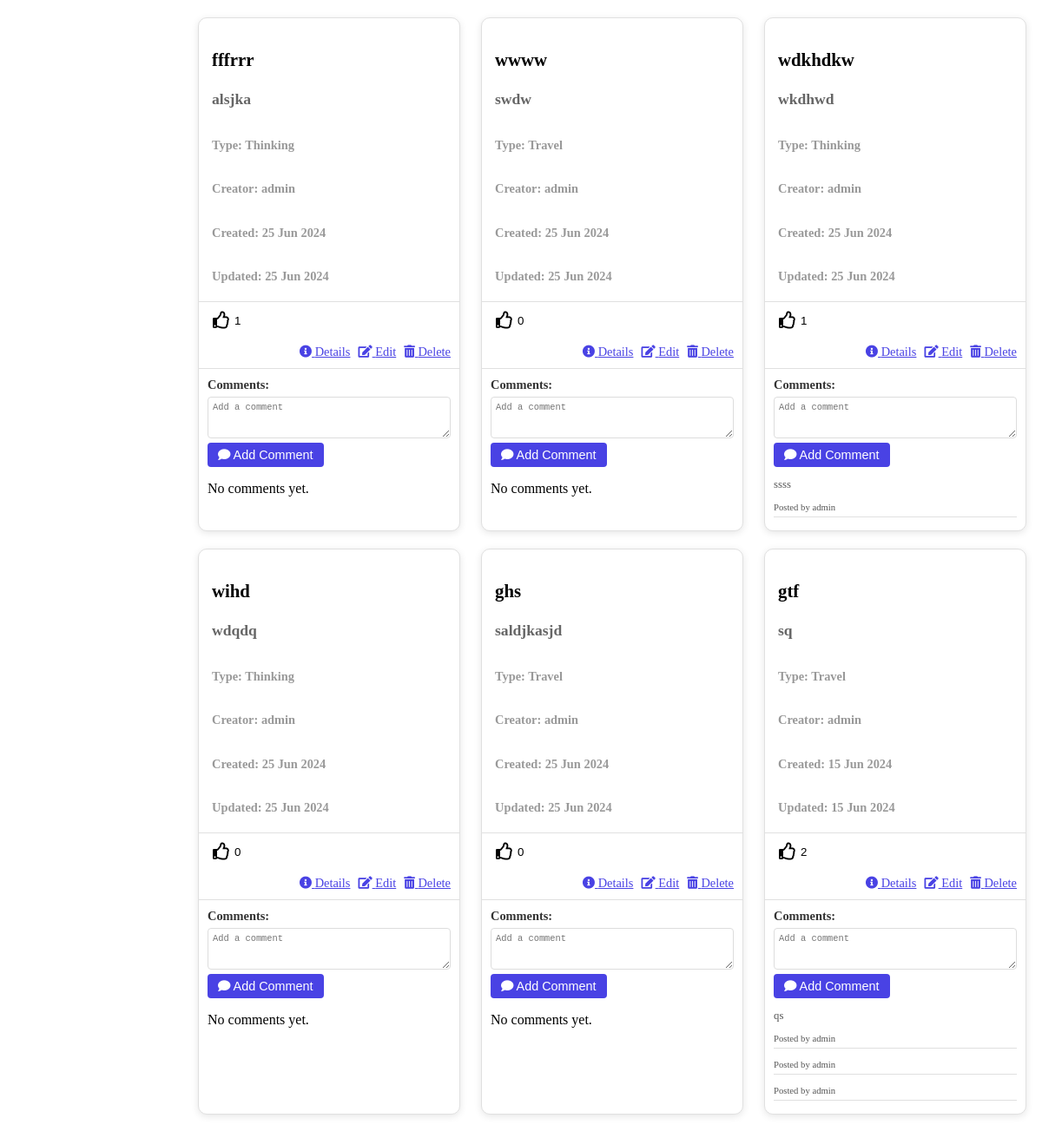
The page /blog/posts/ on the database as committed earlier.
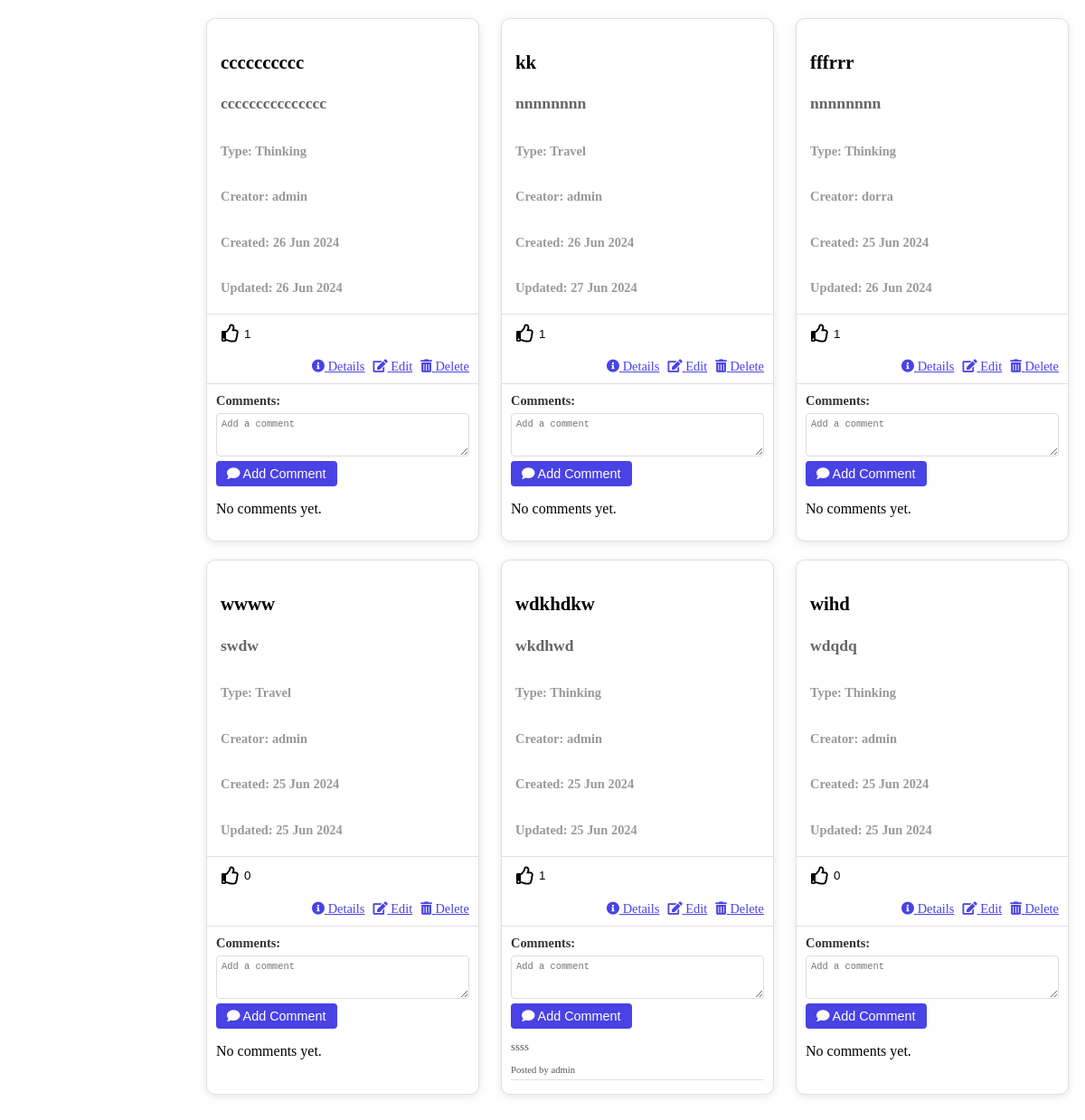
The same page on the database as committed later.
### blog/models.py (models this page shows, shortened)
class Post(models.Model):
    TRAVEL = 0
    THINKING = 1
    OTHER = 2
    TYPE_CHOICES = [
        (TRAVEL, 'Travel'),
        (THINKING, 'Thinking'),
        (OTHER, 'Other'),
    ]
    title = models.CharField(max_length=255)
    description = models.TextField()
    type = models.IntegerField(choices=TYPE_CHOICES)
    creator = models.ForeignKey(User, on_delete=models.CASCADE, related_name="posts")
    created_at = models.DateTimeField(auto_now_add=True)
    updated_at = models.DateTimeField(auto_now=True)
    image = models.ImageField(upload_to='post_images/', null=True, blank=True)
    class Meta:
        ordering = ['-created_at']

class Comment(models.Model):
    post = models.ForeignKey(Post, on_delete=models.CASCADE, related_name="comments")
    user = models.ForeignKey(User, on_delete=models.CASCADE)
    content = models.TextField()
    created_at = models.DateTimeField(auto_now_add=True)

### blog/views.py (the view)
# urls.py: path('posts/', views.posts, name='posts'),
def posts(request):
    posts = Post.objects.all()
    return render(request, 'blog/ListPosts.html', {'posts': posts})

### blog/templates/blog/ListPosts.html (shortened to what this page needs)
<link
  rel="stylesheet"
  href="https://cdnjs.cloudflare.com/ajax/libs/font-awesome/5.15.4/css/all.min.css"
/>
{% block content %}
<div class="container">
  <div class="posts">
    {% for post in posts %}
    <div class="card">
      <div class="card-content">
        <h3>{{ post.title }}</h3>
        <h4>{{ post.description }}</h4>
        <div>
          <h6>Type: {{ post.get_type_display }}</h6>
          <h6>Creator: {{ post.creator }}</h6>
          <h6>Created: {{ post.created_at|date:"d M Y" }}</h6>
          <h6>Updated: {{ post.updated_at|date:"d M Y" }}</h6>
        </div>
      </div>
      <div class="card-actions">
        <form action="{% url 'like_post' %}" method="post">
          <button
            type="submit"
            style="
              background: none;
              border: none;
              cursor: pointer;
              display: flex;
              align-items: center;
            "
          >
            <i class="far fa-thumbs-up like-icon"></i>
            <span class="like-count">{{ post.likes.count }}</span>
          </button>
        </form>
        <div>
          <a href="{% url 'post_detail' pk=post.pk %}"
            ><i class="fas fa-info-circle"></i> Details</a
          >
          <a href="{% url 'post_edit' pk=post.pk %}"
            ><i class="fas fa-edit"></i> Edit</a
          >
          <a href="{% url 'post_delete' pk=post.pk %}"
            ><i class="fas fa-trash-alt"></i> Delete</a
          >
        </div>
      </div>
      <div class="comment-section">
        <h4>Comments:</h4>
        <form action="{% url 'add_comment' %}" method="post">
          <textarea
            class="form-control"
            name="content"
            rows="3"
            placeholder="Add a comment"
          ></textarea>
          <button type="submit">
            <i class="fas fa-comment"></i> Add Comment
          </button>
        </form>
        <div class="comments" id="comments-{{ post.pk }}">
          {% for comment in post.comments.all %}
          <div class="comment">
            <p>{{ comment.content }}</p>
            <small>Posted by {{ comment.user }} </small>
          </div>
          {% empty %}
          <p>No comments yet.</p>
          {% endfor %}
        </div>
      </div>
    </div>
    {% empty %}
    <p>No posts available.</p>
    {% endfor %}
  </div>
</div>
{% endblock %}

### blog/templates/blog/ListPosts.html (style rules this page uses)
.card { background: #ffffff; border: 1px solid #e0e0e0; border-radius: 10px; overflow: hidden; box-shadow: 0 2px 8px rgba(0, 0, 0, 0.1); width: 100%; max-width: 300px; margin-bottom: 20px; transition: transform 0.3s; }
.card-content { padding: 15px; }
.card-content h3 { font-size: 1.3em; margin-bottom: 10px; }
.card-content h4 { font-size: 1.1em; margin-bottom: 10px; color: #666; }
.card-content h6 { font-size: 0.9em; margin-bottom: 5px; color: #999; }
.card-actions { padding: 10px; text-align: right; border-top: 1px solid #e0e0e0; }
.card-actions a { margin-left: 5px; font-size: 0.9em; color: #4942e4; transition: color 0.3s; }
.container > div { display: flex; flex-wrap: wrap; justify-content: space-between; }
.container > div > .card { flex: 0 0 calc(33.333% - 10px); margin-right: 10px; }
.posts { margin-top: 20px; margin-left: 220px; }
.like-icon { font-size: 20px; cursor: pointer; transition: transform 0.3s ease; margin-right: 5px; }
.comment-section { padding: 10px; border-top: 1px solid #e0e0e0; }
.comment-section h4 { margin-top: 0; margin-bottom: 5px; font-size: 0.9em; color: #333; }
.comment-section form { margin-bottom: 5px; }
.comment-section textarea { width: 100%; padding: 5px; border: 1px solid #ddd; border-radius: 4px; resize: vertical; margin-bottom: 5px; font-size: 0.8em; }
.comment-section button { background-color: #4942e4; color: #ffffff; border: none; padding: 6px 12px; border-radius: 4px; cursor: pointer; transition: background-color 0.3s ease; font-size: 0.9em; }
.comments { margin-top: 5px; }
.comment { margin-bottom: 5px; border-bottom: 1px solid #e0e0e0; padding-bottom: 5px; font-size: 0.8em; color: #555; }

Rows that differ between the two databases and show on the page:
removed Post: title "ghs", description "saldjkasjd", type "Travel", creator "admin", created_at "25 Jun 2024", updated_at "25 Jun 2024", likes.count "0"
removed Post: title "gtf", description "sq", type "Travel", creator "admin", created_at "15 Jun 2024", updated_at "15 Jun 2024", likes.count "2"
removed Comment: content "qs", user "admin", shown under "gtf"
removed Comment: user "admin", shown under "gtf"
removed Comment: user "admin", shown under "gtf"
added Post: title "cccccccccc", description "ccccccccccccccc", type "Thinking", creator "admin", created_at "26 Jun 2024", updated_at "26 Jun 2024", likes.count "1"
added Post: title "kk", description "nnnnnnnn", type "Travel", creator "admin", created_at "26 Jun 2024", updated_at "27 Jun 2024", likes.count "1"
changed Post "fffrrr": description "alsjka" → "nnnnnnnn"; creator "admin" → "dorra"; updated_at "25 Jun 2024" → "26 Jun 2024"
